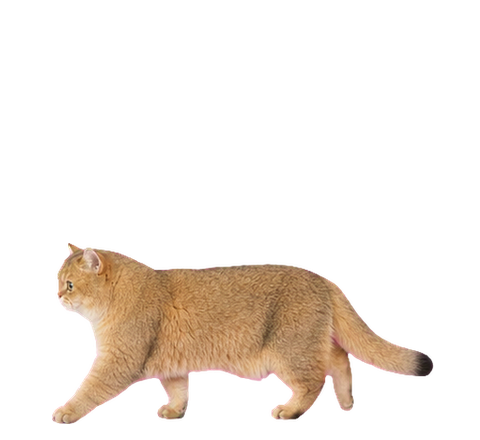
#> input picture Docs/Art/AnimationSource/archive/v2-retired/walk_loop/douhua_walk_loop_01.png, 480 x 440 px
$ python -i PrepareAnimationSheets.py   (imports and definitions only)
#> lines starting #> are read from the running program, lines starting #| are printed output that depends on the picture; after the words box and inside, x2 and y2 are one past the last pixel; in counts of white or black regions, pixels touching at a corner belong together
#!/usr/bin/env python3
"""Prepare 4x2 chroma-key animation sheets for the Douhua desktop pet.

The script performs one deterministic local raster pass:

1. split each input sheet into eight equal row-major cells;
2. remove the #ff00ff matte and suppress magenta spill at alpha edges;
3. compute one scale and one horizontal registration for the whole clip;
4. place every frame on a 480x440 transparent canvas at baseline y=424;
5. write sequential PNGs plus a validated, deterministic manifest.

Examples:
  PrepareAnimationSheets.py --clip walk=/path/walk_4x2.png
  PrepareAnimationSheets.py --clip walk=/path/walk.png --clip loaf=/path/loaf.png
  PrepareAnimationSheets.py                 # discover tmp/imagegen/*sheet*.png
  PrepareAnimationSheets.py --validate-only
"""

from __future__ import annotations

import argparse
import hashlib
import json
import math
import os
import re
import sys
from dataclasses import dataclass
from pathlib import Path
from typing import Any, Iterable, Sequence

from PIL import Image, ImageFilter


SCRIPT_VERSION = 1
ALGORITHM = "soft-magenta-key-and-edge-local-linear-despill-v1"
SHEET_COLUMNS = 4
SHEET_ROWS = 2
FRAME_COUNT = SHEET_COLUMNS * SHEET_ROWS
CANVAS_WIDTH = 480
CANVAS_HEIGHT = 440
MINIMUM_MARGIN = 16
TARGET_BASELINE = 424  # PNG coordinates measured down from the top edge.
GLOBAL_DISPLAY_SCALE = 0.90
ALPHA_THRESHOLD = 2
MAGENTA_RESIDUE_TOLERANCE = 24
DEFAULT_KEY = (255, 0, 255)
KNOWN_CLIPS = ("walk", "observe", "loaf")
LOOP_CLIP_FOR_STATE = {
    "walking": "walk_loop",
    "observing": "observe_idle",
    "loafing": "loaf_breathe",
    "sleeping": "sleep_breathe",
}
CLIP_ENDPOINT_STATES = {
    "observe_to_walk": ("observing", "walking"),
    "walk_to_observe": ("walking", "observing"),
    "observe_to_loaf": ("observing", "loafing"),
    "loaf_to_observe": ("loafing", "observing"),
    "loaf_to_sleep": ("loafing", "sleeping"),
    "sleep_to_loaf": ("sleeping", "loafing"),
    "pet_observe": ("observing", "observing"),
    "pet_loaf": ("loafing", "loafing"),
    "pet_sleep": ("sleeping", "sleeping"),
}


class PipelineError(RuntimeError):
    """A deterministic input or validation failure."""


def flattened_data(image: Image.Image) -> Iterable[Any]:
    """Use Pillow's forward-compatible flattened pixel iterator."""
    getter = getattr(image, "get_flattened_data", None)
    if getter is not None:
        return getter()
    return image.getdata()


@dataclass(frozen=True)
class Bounds:
    left: int
    top: int
    right: int
    bottom: int

    @property
    def width(self) -> int:
        return self.right - self.left

    @property
    def height(self) -> int:
        return self.bottom - self.top

    @property
    def area(self) -> int:
        return self.width * self.height

    def as_list(self) -> list[int]:
        return [self.left, self.top, self.right, self.bottom]


@dataclass
class PreparedCell:
    index: int
    row: int
    column: int
    image: Image.Image
    bounds: Bounds
    cleanup: dict[str, Any]


def smoothstep(value: float) -> float:
    value = min(1.0, max(0.0, value))
    return value * value * (3.0 - 2.0 * value)


# [39 lines left out: functions srgb_to_linear, linear_to_srgb, chroma_similarity, chroma_saturation, parse_hex_color, not called in this run]


def color_hex(color: tuple[int, int, int]) -> str:
    return "#" + "".join(f"{channel:02X}" for channel in color)


# [33 lines left out: function grid_separators, not called in this run]


def alpha_bounds(image: Image.Image) -> Bounds | None:
    alpha = image.getchannel("A")
    mask = alpha.point([0 if value < ALPHA_THRESHOLD else 255 for value in range(256)])
    box = mask.getbbox()
    if box is None:
        return None
    return Bounds(*box)


def visible_pixel_count(image: Image.Image) -> int:
    histogram = image.getchannel("A").histogram()
    return sum(histogram[ALPHA_THRESHOLD:])


def magenta_residue_stats(image: Image.Image) -> tuple[int, int]:
    count = 0
    maximum_excess = 0
    for red, green, blue, alpha in flattened_data(image):
        if alpha < ALPHA_THRESHOLD:
            continue
        excess = min(red, blue) - green
        maximum_excess = max(maximum_excess, excess)
        if excess > MAGENTA_RESIDUE_TOLERANCE:
            count += 1
    return count, max(0, maximum_excess)


# [639 lines left out: functions edge_band, soft_magenta_key, suppress_edge_spill, prepare_cell, premultiplied_resize, atomic_save_png and 7 more, not called in this run]


def validate_frame(path: Path) -> dict[str, Any]:
    with Image.open(path) as opened:
#> opened is the input picture: PIL image 480x440 RGBA; mean R, G, B, A 35.4, 27.4, 20.3, 45.3
        if opened.mode != "RGBA":
            raise PipelineError(f"{path} is {opened.mode}, expected RGBA")
        image = opened.copy()
    if image.size != (CANVAS_WIDTH, CANVAS_HEIGHT):
        raise PipelineError(f"{path} is {image.width}x{image.height}, expected 480x440")

    corners = [
        image.getpixel((0, 0))[3],
        image.getpixel((CANVAS_WIDTH - 1, 0))[3],
        image.getpixel((0, CANVAS_HEIGHT - 1))[3],
        image.getpixel((CANVAS_WIDTH - 1, CANVAS_HEIGHT - 1))[3],
    ]
#> corners = [0, 0, 0, 0]
    if any(value >= ALPHA_THRESHOLD for value in corners):
        raise PipelineError(f"{path} failed transparent-corner validation")

    bounds = alpha_bounds(image)
#> in alpha_bounds, `alpha = image.getchannel("A")`:
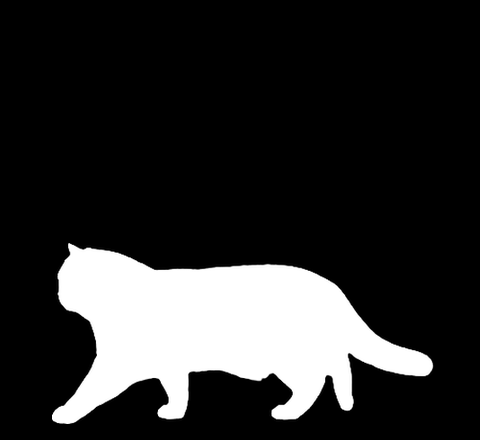
#> alpha: PIL image 480x440 L; min 0, max 255, mean 45.3
#> in alpha_bounds, `mask = alpha.point([0 if value < ALPHA_THRESHOLD else 255 for value in..`:
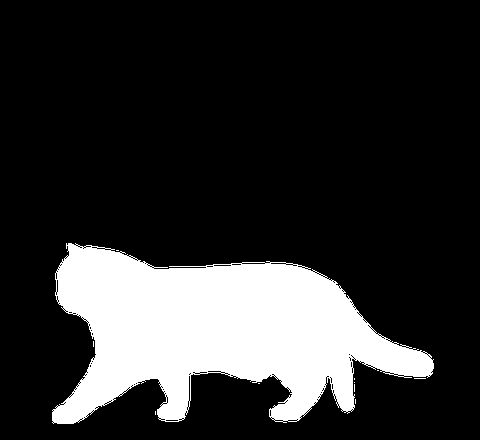
#> mask: PIL image 480x440 L; 18.8% white; 11 white regions (10 under 20 px), largest, box (x1, y1, x2, y2) and area: (52, 243, 434, 424) 39655
#> in alpha_bounds, `box = mask.getbbox()`: box = (52, 243, 434, 424)
    if bounds is None:
        raise PipelineError(f"{path} is empty")
    margins = {
        "left": bounds.left,
        "right": CANVAS_WIDTH - bounds.right,
        "top": bounds.top,
        "bottom": CANVAS_HEIGHT - bounds.bottom,
    }
#> margins = {'left': 52, 'right': 46, 'top': 243, 'bottom': 16}
    if min(margins.values()) < MINIMUM_MARGIN:
        raise PipelineError(f"{path} violates the {MINIMUM_MARGIN}px safe area: {margins}")
    if abs(bounds.bottom - TARGET_BASELINE) > 2:
        raise PipelineError(
            f"{path} baseline is {bounds.bottom}, expected about {TARGET_BASELINE}"
        )

    visible = visible_pixel_count(image)
#> in visible_pixel_count, `histogram = image.getchannel("A").histogram()`: histogram = 256 values, max 171130 at index 0, min 0 at index 104, mean 825
#> visible = 39700
    if visible < 1_000 or bounds.width < 48 or bounds.height < 48:
        raise PipelineError(
            f"{path} has insufficient subject coverage: bounds={bounds.width}x{bounds.height}, "
            f"visible={visible}"
        )
    residue, maximum_excess = magenta_residue_stats(image)
#> after the loop in magenta_residue_stats, `for red, green, blue, alpha in flattened_data(image):`: count = 0
#> residue = 0; maximum_excess = 24
    if residue:
        raise PipelineError(
            f"{path} retains {residue} visible magenta-like pixels "
            f"(max excess {maximum_excess})"
        )

    return {
        "bounds": bounds.as_list(),
        "margins": margins,
        "baseline": bounds.bottom,
        "visiblePixels": visible,
        "magentaResiduePixels": residue,
        "maxVisibleMagentaExcess": maximum_excess,
    }


# [147 lines left out: functions safe_manifest_frame_path, validate_manifest_data, parse_clip_arguments, discover_clips, not called in this run]


def project_root_from_script() -> Path:
    return Path(__file__).resolve().parent.parent


# [127 lines left out: functions build_parser, run, main, not called in this run]


# [2 lines not run here, left out]

>>> result = validate_frame('../Docs/Art/AnimationSource/archive/v2-retired/walk_loop/douhua_walk_loop_01.png')
#> result = 6 items
